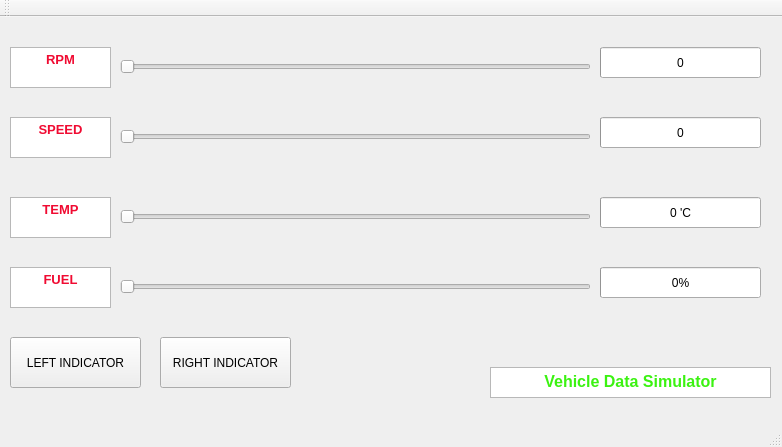
<?xml version="1.0" encoding="UTF-8"?>
<ui version="4.0">
 <class>MainWindow</class>
 <widget class="QMainWindow" name="MainWindow">
  <property name="geometry">
   <rect>
    <x>0</x>
    <y>0</y>
    <width>782</width>
    <height>447</height>
   </rect>
  </property>
  <property name="windowTitle">
   <string>MainWindow</string>
  </property>
  <property name="autoFillBackground">
   <bool>true</bool>
  </property>
  <property name="styleSheet">
   <string notr="true"/>
  </property>
  <widget class="QWidget" name="centralWidget">
   <widget class="QSlider" name="horizontalSlider_RPM">
    <property name="geometry">
     <rect>
      <x>120</x>
      <y>40</y>
      <width>471</width>
      <height>19</height>
     </rect>
    </property>
    <property name="maximum">
     <number>8</number>
    </property>
    <property name="orientation">
     <enum>Qt::Horizontal</enum>
    </property>
   </widget>
   <widget class="QSlider" name="horizontalSlider_TEMP">
    <property name="geometry">
     <rect>
      <x>120</x>
      <y>190</y>
      <width>471</width>
      <height>19</height>
     </rect>
    </property>
    <property name="maximum">
     <number>10</number>
    </property>
    <property name="orientation">
     <enum>Qt::Horizontal</enum>
    </property>
   </widget>
   <widget class="QProgressBar" name="progressBar_RPM">
    <property name="geometry">
     <rect>
      <x>600</x>
      <y>30</y>
      <width>161</width>
      <height>31</height>
     </rect>
    </property>
    <property name="maximum">
     <number>8</number>
    </property>
    <property name="value">
     <number>0</number>
    </property>
    <property name="format">
     <string>%p</string>
    </property>
   </widget>
   <widget class="QProgressBar" name="progressBar_TEMP">
    <property name="geometry">
     <rect>
      <x>600</x>
      <y>180</y>
      <width>161</width>
      <height>31</height>
     </rect>
    </property>
    <property name="minimum">
     <number>0</number>
    </property>
    <property name="maximum">
     <number>10</number>
    </property>
    <property name="value">
     <number>0</number>
    </property>
    <property name="format">
     <string notr="true">%p 'C</string>
    </property>
   </widget>
   <widget class="QSlider" name="horizontalSlider_Fuel">
    <property name="geometry">
     <rect>
      <x>120</x>
      <y>260</y>
      <width>471</width>
      <height>19</height>
     </rect>
    </property>
    <property name="autoFillBackground">
     <bool>false</bool>
    </property>
    <property name="styleSheet">
     <string notr="true">border-color: rgb(21, 235, 45);</string>
    </property>
    <property name="maximum">
     <number>10</number>
    </property>
    <property name="orientation">
     <enum>Qt::Horizontal</enum>
    </property>
   </widget>
   <widget class="QProgressBar" name="progressBar_Fuel">
    <property name="geometry">
     <rect>
      <x>600</x>
      <y>250</y>
      <width>161</width>
      <height>31</height>
     </rect>
    </property>
    <property name="autoFillBackground">
     <bool>false</bool>
    </property>
    <property name="styleSheet">
     <string notr="true"/>
    </property>
    <property name="maximum">
     <number>10</number>
    </property>
    <property name="value">
     <number>0</number>
    </property>
    <property name="format">
     <string>%p%</string>
    </property>
   </widget>
   <widget class="QPushButton" name="pushButton_Left">
    <property name="geometry">
     <rect>
      <x>10</x>
      <y>320</y>
      <width>131</width>
      <height>51</height>
     </rect>
    </property>
    <property name="text">
     <string>LEFT INDICATOR</string>
    </property>
   </widget>
   <widget class="QPushButton" name="pushButton_Right">
    <property name="geometry">
     <rect>
      <x>160</x>
      <y>320</y>
      <width>131</width>
      <height>51</height>
     </rect>
    </property>
    <property name="text">
     <string>RIGHT INDICATOR</string>
    </property>
   </widget>
   <widget class="QTextBrowser" name="textBrowser">
    <property name="geometry">
     <rect>
      <x>10</x>
      <y>250</y>
      <width>101</width>
      <height>41</height>
     </rect>
    </property>
    <property name="html">
     <string>&lt;!DOCTYPE HTML PUBLIC &quot;-//W3C//DTD HTML 4.0//EN&quot; &quot;http://www.w3.org/TR/REC-html40/strict.dtd&quot;&gt;
&lt;html&gt;&lt;head&gt;&lt;meta name=&quot;qrichtext&quot; content=&quot;1&quot; /&gt;&lt;style type=&quot;text/css&quot;&gt;
p, li { white-space: pre-wrap; }
&lt;/style&gt;&lt;/head&gt;&lt;body style=&quot; font-family:'Sans'; font-size:10pt; font-weight:400; font-style:normal;&quot;&gt;
&lt;p align=&quot;center&quot; style=&quot; margin-top:0px; margin-bottom:0px; margin-left:0px; margin-right:0px; -qt-block-indent:0; text-indent:0px;&quot;&gt;&lt;span style=&quot; font-weight:600; color:#f00b32;&quot;&gt;FUEL&lt;/span&gt;&lt;/p&gt;&lt;/body&gt;&lt;/html&gt;</string>
    </property>
   </widget>
   <widget class="QTextBrowser" name="textBrowser_2">
    <property name="geometry">
     <rect>
      <x>10</x>
      <y>180</y>
      <width>101</width>
      <height>41</height>
     </rect>
    </property>
    <property name="html">
     <string>&lt;!DOCTYPE HTML PUBLIC &quot;-//W3C//DTD HTML 4.0//EN&quot; &quot;http://www.w3.org/TR/REC-html40/strict.dtd&quot;&gt;
&lt;html&gt;&lt;head&gt;&lt;meta name=&quot;qrichtext&quot; content=&quot;1&quot; /&gt;&lt;style type=&quot;text/css&quot;&gt;
p, li { white-space: pre-wrap; }
&lt;/style&gt;&lt;/head&gt;&lt;body style=&quot; font-family:'Sans'; font-size:10pt; font-weight:400; font-style:normal;&quot;&gt;
&lt;p align=&quot;center&quot; style=&quot; margin-top:0px; margin-bottom:0px; margin-left:0px; margin-right:0px; -qt-block-indent:0; text-indent:0px;&quot;&gt;&lt;span style=&quot; font-weight:600; color:#f00b32;&quot;&gt;TEMP&lt;/span&gt;&lt;/p&gt;&lt;/body&gt;&lt;/html&gt;</string>
    </property>
   </widget>
   <widget class="QTextBrowser" name="textBrowser_3">
    <property name="geometry">
     <rect>
      <x>10</x>
      <y>30</y>
      <width>101</width>
      <height>41</height>
     </rect>
    </property>
    <property name="html">
     <string>&lt;!DOCTYPE HTML PUBLIC &quot;-//W3C//DTD HTML 4.0//EN&quot; &quot;http://www.w3.org/TR/REC-html40/strict.dtd&quot;&gt;
&lt;html&gt;&lt;head&gt;&lt;meta name=&quot;qrichtext&quot; content=&quot;1&quot; /&gt;&lt;style type=&quot;text/css&quot;&gt;
p, li { white-space: pre-wrap; }
&lt;/style&gt;&lt;/head&gt;&lt;body style=&quot; font-family:'Sans'; font-size:10pt; font-weight:400; font-style:normal;&quot;&gt;
&lt;p align=&quot;center&quot; style=&quot; margin-top:0px; margin-bottom:0px; margin-left:0px; margin-right:0px; -qt-block-indent:0; text-indent:0px;&quot;&gt;&lt;span style=&quot; font-weight:600; color:#f00b32;&quot;&gt;RPM&lt;/span&gt;&lt;/p&gt;&lt;/body&gt;&lt;/html&gt;</string>
    </property>
   </widget>
   <widget class="QLabel" name="label">
    <property name="geometry">
     <rect>
      <x>170</x>
      <y>380</y>
      <width>141</width>
      <height>41</height>
     </rect>
    </property>
    <property name="text">
     <string/>
    </property>
   </widget>
   <widget class="QTextEdit" name="textEdit">
    <property name="geometry">
     <rect>
      <x>490</x>
      <y>350</y>
      <width>281</width>
      <height>31</height>
     </rect>
    </property>
    <property name="html">
     <string>&lt;!DOCTYPE HTML PUBLIC &quot;-//W3C//DTD HTML 4.0//EN&quot; &quot;http://www.w3.org/TR/REC-html40/strict.dtd&quot;&gt;
&lt;html&gt;&lt;head&gt;&lt;meta name=&quot;qrichtext&quot; content=&quot;1&quot; /&gt;&lt;style type=&quot;text/css&quot;&gt;
p, li { white-space: pre-wrap; }
&lt;/style&gt;&lt;/head&gt;&lt;body style=&quot; font-family:'Sans'; font-size:10pt; font-weight:400; font-style:normal;&quot;&gt;
&lt;p align=&quot;center&quot; style=&quot; margin-top:0px; margin-bottom:0px; margin-left:0px; margin-right:0px; -qt-block-indent:0; text-indent:0px;&quot;&gt;&lt;span style=&quot; font-size:12pt; font-weight:600; color:#3bf211;&quot;&gt;Vehicle Data Simulator&lt;/span&gt;&lt;/p&gt;&lt;/body&gt;&lt;/html&gt;</string>
    </property>
   </widget>
   <widget class="QTextBrowser" name="textBrowser_4">
    <property name="geometry">
     <rect>
      <x>10</x>
      <y>100</y>
      <width>101</width>
      <height>41</height>
     </rect>
    </property>
    <property name="html">
     <string>&lt;!DOCTYPE HTML PUBLIC &quot;-//W3C//DTD HTML 4.0//EN&quot; &quot;http://www.w3.org/TR/REC-html40/strict.dtd&quot;&gt;
&lt;html&gt;&lt;head&gt;&lt;meta name=&quot;qrichtext&quot; content=&quot;1&quot; /&gt;&lt;style type=&quot;text/css&quot;&gt;
p, li { white-space: pre-wrap; }
&lt;/style&gt;&lt;/head&gt;&lt;body style=&quot; font-family:'Sans'; font-size:10pt; font-weight:400; font-style:normal;&quot;&gt;
&lt;p align=&quot;center&quot; style=&quot; margin-top:0px; margin-bottom:0px; margin-left:0px; margin-right:0px; -qt-block-indent:0; text-indent:0px;&quot;&gt;&lt;span style=&quot; font-weight:600; color:#f00b32;&quot;&gt;SPEED&lt;/span&gt;&lt;/p&gt;&lt;/body&gt;&lt;/html&gt;</string>
    </property>
   </widget>
   <widget class="QSlider" name="horizontalSlider_Speed">
    <property name="geometry">
     <rect>
      <x>120</x>
      <y>110</y>
      <width>471</width>
      <height>19</height>
     </rect>
    </property>
    <property name="maximum">
     <number>255</number>
    </property>
    <property name="orientation">
     <enum>Qt::Horizontal</enum>
    </property>
   </widget>
   <widget class="QProgressBar" name="progressBar_Speed">
    <property name="geometry">
     <rect>
      <x>600</x>
      <y>100</y>
      <width>161</width>
      <height>31</height>
     </rect>
    </property>
    <property name="maximum">
     <number>255</number>
    </property>
    <property name="value">
     <number>0</number>
    </property>
    <property name="format">
     <string>%p</string>
    </property>
   </widget>
  </widget>
  <widget class="QMenuBar" name="menuBar">
   <property name="geometry">
    <rect>
     <x>0</x>
     <y>0</y>
     <width>782</width>
     <height>25</height>
    </rect>
   </property>
  </widget>
  <widget class="QToolBar" name="mainToolBar">
   <attribute name="toolBarArea">
    <enum>TopToolBarArea</enum>
   </attribute>
   <attribute name="toolBarBreak">
    <bool>false</bool>
   </attribute>
  </widget>
  <widget class="QStatusBar" name="statusBar"/>
 </widget>
 <layoutdefault spacing="6" margin="11"/>
 <resources/>
 <connections>
  <connection>
   <sender>horizontalSlider_RPM</sender>
   <signal>valueChanged(int)</signal>
   <receiver>progressBar_RPM</receiver>
   <slot>setValue(int)</slot>
   <hints>
    <hint type="sourcelabel">
     <x>406</x>
     <y>92</y>
    </hint>
    <hint type="destinationlabel">
     <x>727</x>
     <y>95</y>
    </hint>
   </hints>
  </connection>
  <connection>
   <sender>horizontalSlider_TEMP</sender>
   <signal>valueChanged(int)</signal>
   <receiver>progressBar_TEMP</receiver>
   <slot>setValue(int)</slot>
   <hints>
    <hint type="sourcelabel">
     <x>281</x>
     <y>241</y>
    </hint>
    <hint type="destinationlabel">
     <x>726</x>
     <y>241</y>
    </hint>
   </hints>
  </connection>
  <connection>
   <sender>horizontalSlider_Fuel</sender>
   <signal>valueChanged(int)</signal>
   <receiver>progressBar_Fuel</receiver>
   <slot>setValue(int)</slot>
   <hints>
    <hint type="sourcelabel">
     <x>419</x>
     <y>312</y>
    </hint>
    <hint type="destinationlabel">
     <x>739</x>
     <y>316</y>
    </hint>
   </hints>
  </connection>
  <connection>
   <sender>horizontalSlider_Speed</sender>
   <signal>valueChanged(int)</signal>
   <receiver>progressBar_Speed</receiver>
   <slot>setValue(int)</slot>
   <hints>
    <hint type="sourcelabel">
     <x>319</x>
     <y>159</y>
    </hint>
    <hint type="destinationlabel">
     <x>720</x>
     <y>163</y>
    </hint>
   </hints>
  </connection>
 </connections>
</ui>
